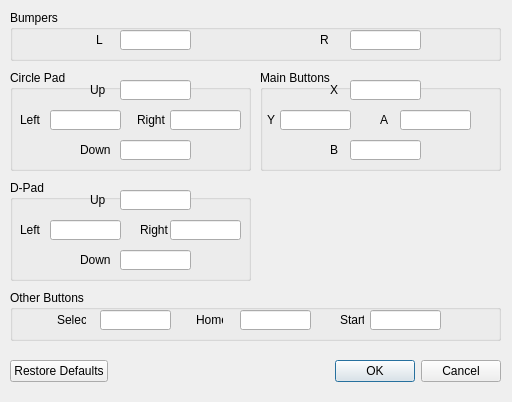
<?xml version="1.0" encoding="UTF-8"?>
<ui version="4.0">
 <class>inputs</class>
 <widget class="QDialog" name="inputs">
  <property name="geometry">
   <rect>
    <x>0</x>
    <y>0</y>
    <width>512</width>
    <height>402</height>
   </rect>
  </property>
  <property name="windowTitle">
   <string>Input Settings</string>
  </property>
  <widget class="QDialogButtonBox" name="buttonBox">
   <property name="geometry">
    <rect>
     <x>10</x>
     <y>360</y>
     <width>491</width>
     <height>23</height>
    </rect>
   </property>
   <property name="orientation">
    <enum>Qt::Horizontal</enum>
   </property>
   <property name="standardButtons">
    <set>QDialogButtonBox::Cancel|QDialogButtonBox::Ok|QDialogButtonBox::RestoreDefaults</set>
   </property>
  </widget>
  <widget class="QGroupBox" name="groupBox">
   <property name="geometry">
    <rect>
     <x>10</x>
     <y>70</y>
     <width>241</width>
     <height>101</height>
    </rect>
   </property>
   <property name="title">
    <string>Circle Pad</string>
   </property>
   <widget class="QLineEditKeyConfig" name="lineEdit_sRight">
    <property name="geometry">
     <rect>
      <x>160</x>
      <y>40</y>
      <width>71</width>
      <height>20</height>
     </rect>
    </property>
    <property name="alignment">
     <set>Qt::AlignCenter</set>
    </property>
   </widget>
   <widget class="QLabel" name="label_sLeft">
    <property name="geometry">
     <rect>
      <x>10</x>
      <y>40</y>
      <width>29</width>
      <height>20</height>
     </rect>
    </property>
    <property name="text">
     <string>Left</string>
    </property>
   </widget>
   <widget class="QLineEditKeyConfig" name="lineEdit_sDown">
    <property name="geometry">
     <rect>
      <x>110</x>
      <y>70</y>
      <width>71</width>
      <height>20</height>
     </rect>
    </property>
    <property name="alignment">
     <set>Qt::AlignCenter</set>
    </property>
   </widget>
   <widget class="QLineEditKeyConfig" name="lineEdit_sLeft">
    <property name="geometry">
     <rect>
      <x>40</x>
      <y>40</y>
      <width>71</width>
      <height>20</height>
     </rect>
    </property>
    <property name="alignment">
     <set>Qt::AlignCenter</set>
    </property>
   </widget>
   <widget class="QLabel" name="label_sDown">
    <property name="geometry">
     <rect>
      <x>70</x>
      <y>70</y>
      <width>37</width>
      <height>20</height>
     </rect>
    </property>
    <property name="text">
     <string>Down</string>
    </property>
   </widget>
   <widget class="QLabel" name="label_sRight">
    <property name="geometry">
     <rect>
      <x>127</x>
      <y>40</y>
      <width>35</width>
      <height>20</height>
     </rect>
    </property>
    <property name="text">
     <string>Right</string>
    </property>
   </widget>
   <widget class="QLineEditKeyConfig" name="lineEdit_sUp">
    <property name="geometry">
     <rect>
      <x>110</x>
      <y>10</y>
      <width>71</width>
      <height>20</height>
     </rect>
    </property>
    <property name="alignment">
     <set>Qt::AlignCenter</set>
    </property>
   </widget>
   <widget class="QLabel" name="label_sUp">
    <property name="geometry">
     <rect>
      <x>80</x>
      <y>10</y>
      <width>23</width>
      <height>20</height>
     </rect>
    </property>
    <property name="text">
     <string>Up</string>
    </property>
   </widget>
  </widget>
  <widget class="QGroupBox" name="groupBox_2">
   <property name="geometry">
    <rect>
     <x>10</x>
     <y>180</y>
     <width>241</width>
     <height>101</height>
    </rect>
   </property>
   <property name="title">
    <string>D-Pad</string>
   </property>
   <widget class="QLineEditKeyConfig" name="lineEdit_dDown">
    <property name="geometry">
     <rect>
      <x>110</x>
      <y>70</y>
      <width>71</width>
      <height>20</height>
     </rect>
    </property>
    <property name="alignment">
     <set>Qt::AlignCenter</set>
    </property>
   </widget>
   <widget class="QLineEditKeyConfig" name="lineEdit_dLeft">
    <property name="geometry">
     <rect>
      <x>40</x>
      <y>40</y>
      <width>71</width>
      <height>20</height>
     </rect>
    </property>
    <property name="alignment">
     <set>Qt::AlignCenter</set>
    </property>
   </widget>
   <widget class="QLabel" name="label_dUp">
    <property name="geometry">
     <rect>
      <x>80</x>
      <y>10</y>
      <width>24</width>
      <height>20</height>
     </rect>
    </property>
    <property name="text">
     <string>Up</string>
    </property>
   </widget>
   <widget class="QLineEditKeyConfig" name="lineEdit_dRight">
    <property name="geometry">
     <rect>
      <x>160</x>
      <y>40</y>
      <width>71</width>
      <height>20</height>
     </rect>
    </property>
    <property name="text">
     <string/>
    </property>
    <property name="alignment">
     <set>Qt::AlignCenter</set>
    </property>
   </widget>
   <widget class="QLabel" name="label_dDown">
    <property name="geometry">
     <rect>
      <x>70</x>
      <y>70</y>
      <width>38</width>
      <height>20</height>
     </rect>
    </property>
    <property name="text">
     <string>Down</string>
    </property>
   </widget>
   <widget class="QLineEditKeyConfig" name="lineEdit_dUp">
    <property name="geometry">
     <rect>
      <x>110</x>
      <y>10</y>
      <width>71</width>
      <height>20</height>
     </rect>
    </property>
    <property name="alignment">
     <set>Qt::AlignCenter</set>
    </property>
   </widget>
   <widget class="QLabel" name="label_dLeft">
    <property name="geometry">
     <rect>
      <x>10</x>
      <y>40</y>
      <width>30</width>
      <height>20</height>
     </rect>
    </property>
    <property name="text">
     <string>Left</string>
    </property>
   </widget>
   <widget class="QLabel" name="label_dRight">
    <property name="geometry">
     <rect>
      <x>130</x>
      <y>40</y>
      <width>36</width>
      <height>20</height>
     </rect>
    </property>
    <property name="text">
     <string>Right</string>
    </property>
   </widget>
  </widget>
  <widget class="QGroupBox" name="groupBox_3">
   <property name="geometry">
    <rect>
     <x>260</x>
     <y>70</y>
     <width>241</width>
     <height>101</height>
    </rect>
   </property>
   <property name="title">
    <string>Main Buttons</string>
   </property>
   <widget class="QLineEditKeyConfig" name="lineEdit_B">
    <property name="geometry">
     <rect>
      <x>90</x>
      <y>70</y>
      <width>71</width>
      <height>20</height>
     </rect>
    </property>
    <property name="alignment">
     <set>Qt::AlignCenter</set>
    </property>
   </widget>
   <widget class="QLineEditKeyConfig" name="lineEdit_Y">
    <property name="geometry">
     <rect>
      <x>20</x>
      <y>40</y>
      <width>71</width>
      <height>20</height>
     </rect>
    </property>
    <property name="alignment">
     <set>Qt::AlignCenter</set>
    </property>
   </widget>
   <widget class="QLabel" name="label_Y">
    <property name="geometry">
     <rect>
      <x>7</x>
      <y>40</y>
      <width>16</width>
      <height>20</height>
     </rect>
    </property>
    <property name="text">
     <string>Y</string>
    </property>
   </widget>
   <widget class="QLineEditKeyConfig" name="lineEdit_A">
    <property name="geometry">
     <rect>
      <x>140</x>
      <y>40</y>
      <width>71</width>
      <height>20</height>
     </rect>
    </property>
    <property name="alignment">
     <set>Qt::AlignCenter</set>
    </property>
   </widget>
   <widget class="QLabel" name="label_B">
    <property name="geometry">
     <rect>
      <x>70</x>
      <y>70</y>
      <width>16</width>
      <height>20</height>
     </rect>
    </property>
    <property name="text">
     <string>B</string>
    </property>
   </widget>
   <widget class="QLabel" name="label_X">
    <property name="geometry">
     <rect>
      <x>70</x>
      <y>10</y>
      <width>16</width>
      <height>20</height>
     </rect>
    </property>
    <property name="text">
     <string>X</string>
    </property>
   </widget>
   <widget class="QLabel" name="label_A">
    <property name="geometry">
     <rect>
      <x>120</x>
      <y>40</y>
      <width>16</width>
      <height>20</height>
     </rect>
    </property>
    <property name="text">
     <string>A</string>
    </property>
   </widget>
   <widget class="QLineEditKeyConfig" name="lineEdit_X">
    <property name="geometry">
     <rect>
      <x>90</x>
      <y>10</y>
      <width>71</width>
      <height>20</height>
     </rect>
    </property>
    <property name="alignment">
     <set>Qt::AlignCenter</set>
    </property>
   </widget>
  </widget>
  <widget class="QGroupBox" name="groupBox_4">
   <property name="geometry">
    <rect>
     <x>10</x>
     <y>290</y>
     <width>491</width>
     <height>51</height>
    </rect>
   </property>
   <property name="title">
    <string>Other Buttons</string>
   </property>
   <widget class="QLineEditKeyConfig" name="lineEdit_Start">
    <property name="geometry">
     <rect>
      <x>360</x>
      <y>20</y>
      <width>71</width>
      <height>20</height>
     </rect>
    </property>
    <property name="alignment">
     <set>Qt::AlignCenter</set>
    </property>
   </widget>
   <widget class="QLabel" name="label_Start">
    <property name="geometry">
     <rect>
      <x>330</x>
      <y>20</y>
      <width>24</width>
      <height>20</height>
     </rect>
    </property>
    <property name="text">
     <string>Start</string>
    </property>
   </widget>
   <widget class="QLabel" name="label_Select">
    <property name="geometry">
     <rect>
      <x>47</x>
      <y>20</y>
      <width>29</width>
      <height>20</height>
     </rect>
    </property>
    <property name="text">
     <string>Select</string>
    </property>
   </widget>
   <widget class="QLineEditKeyConfig" name="lineEdit_Select">
    <property name="geometry">
     <rect>
      <x>90</x>
      <y>20</y>
      <width>71</width>
      <height>20</height>
     </rect>
    </property>
    <property name="alignment">
     <set>Qt::AlignCenter</set>
    </property>
   </widget>
   <widget class="QLineEditKeyConfig" name="lineEdit_Home">
    <property name="geometry">
     <rect>
      <x>230</x>
      <y>20</y>
      <width>71</width>
      <height>20</height>
     </rect>
    </property>
    <property name="alignment">
     <set>Qt::AlignCenter</set>
    </property>
   </widget>
   <widget class="QLabel" name="label_Home">
    <property name="geometry">
     <rect>
      <x>186</x>
      <y>20</y>
      <width>27</width>
      <height>20</height>
     </rect>
    </property>
    <property name="text">
     <string>Home</string>
    </property>
   </widget>
  </widget>
  <widget class="QGroupBox" name="groupBox_5">
   <property name="geometry">
    <rect>
     <x>10</x>
     <y>10</y>
     <width>491</width>
     <height>51</height>
    </rect>
   </property>
   <property name="title">
    <string>Bumpers</string>
   </property>
   <widget class="QLineEditKeyConfig" name="lineEdit_R">
    <property name="geometry">
     <rect>
      <x>340</x>
      <y>20</y>
      <width>71</width>
      <height>20</height>
     </rect>
    </property>
    <property name="alignment">
     <set>Qt::AlignCenter</set>
    </property>
   </widget>
   <widget class="QLineEditKeyConfig" name="lineEdit_L">
    <property name="geometry">
     <rect>
      <x>110</x>
      <y>20</y>
      <width>71</width>
      <height>20</height>
     </rect>
    </property>
    <property name="alignment">
     <set>Qt::AlignCenter</set>
    </property>
   </widget>
   <widget class="QLabel" name="label_R">
    <property name="geometry">
     <rect>
      <x>310</x>
      <y>20</y>
      <width>16</width>
      <height>20</height>
     </rect>
    </property>
    <property name="text">
     <string>R</string>
    </property>
   </widget>
   <widget class="QLabel" name="label_L">
    <property name="geometry">
     <rect>
      <x>86</x>
      <y>20</y>
      <width>16</width>
      <height>20</height>
     </rect>
    </property>
    <property name="text">
     <string>L</string>
    </property>
   </widget>
  </widget>
 </widget>
 <customwidgets>
  <customwidget>
   <class>QLineEditKeyConfig</class>
   <extends>QLineEdit</extends>
   <header>QLineEditKeyConfig.h</header>
  </customwidget>
 </customwidgets>
 <resources/>
 <connections>
  <connection>
   <sender>buttonBox</sender>
   <signal>accepted()</signal>
   <receiver>inputs</receiver>
   <slot>accept()</slot>
   <hints>
    <hint type="sourcelabel">
     <x>248</x>
     <y>254</y>
    </hint>
    <hint type="destinationlabel">
     <x>157</x>
     <y>274</y>
    </hint>
   </hints>
  </connection>
  <connection>
   <sender>buttonBox</sender>
   <signal>rejected()</signal>
   <receiver>inputs</receiver>
   <slot>reject()</slot>
   <hints>
    <hint type="sourcelabel">
     <x>316</x>
     <y>260</y>
    </hint>
    <hint type="destinationlabel">
     <x>286</x>
     <y>274</y>
    </hint>
   </hints>
  </connection>
 </connections>
</ui>
